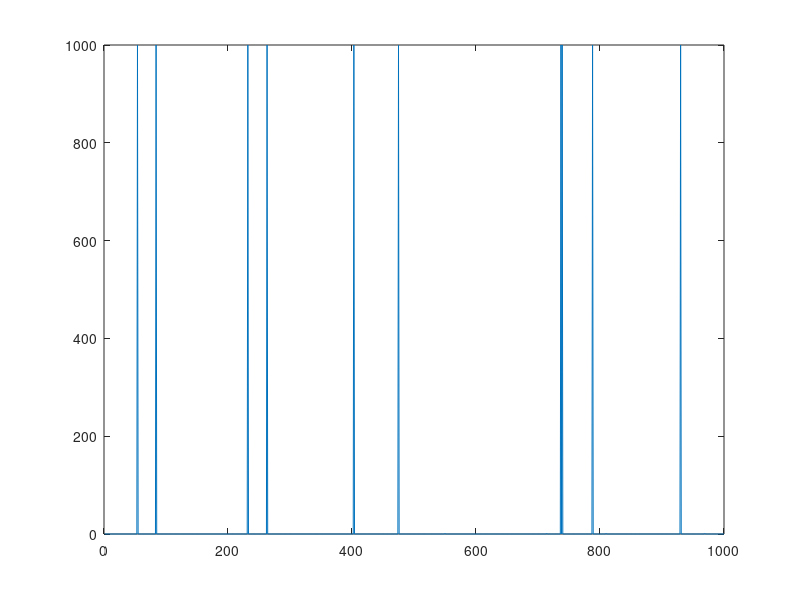

MATLAB code for this plot:
clc
clear
close all
t=0:999;
t_slices=length(t);
p=ones(t_slices,1)*0.001;
x=rand(10,1)*t_slices;
p(floor(x)+1)=150;
%plot(p)
rn=binornd(1000,p./150);
find(rn>1)
plot(rn)
